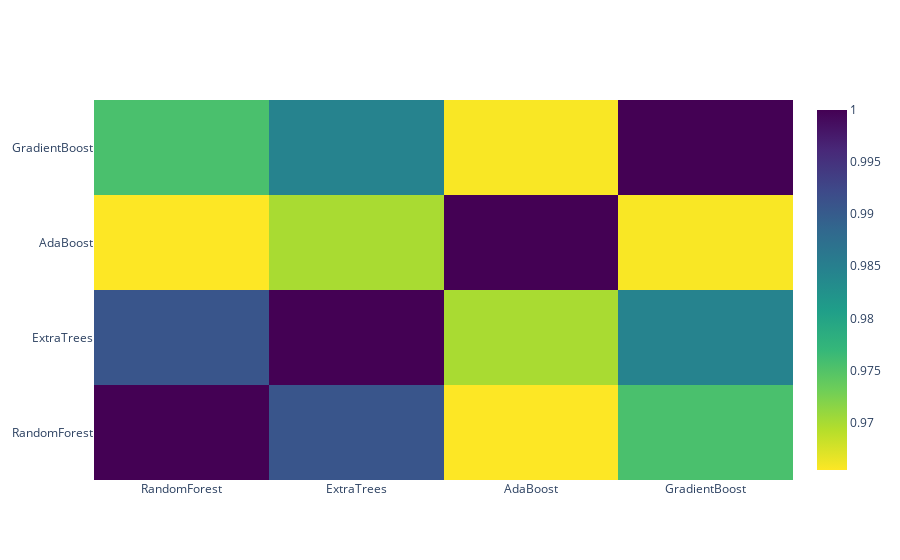

The notebook cell saved with this chart:
### Code cell
base_predictions_train = pd.DataFrame( {'RandomForest': rf_oof_train.ravel(),
     'ExtraTrees': et_oof_train.ravel(),
     'AdaBoost': ada_oof_train.ravel(),
      'GradientBoost': gb_oof_train.ravel()
    })
base_predictions_train.head()

data = [
    go.Heatmap(
        z= base_predictions_train.astype(float).corr().values ,
        x=base_predictions_train.columns.values,
        y= base_predictions_train.columns.values,
          colorscale='Viridis',
            showscale=True,
            reversescale = True
    )
]
py.iplot(data, filename='labelled-heatmap')

### Figure 1 — Plotly figure (JSON) as saved in the notebook; plotly's stock layout.template omitted (floating-point values rounded to 4 significant figures)
{"data": [{"colorscale": [[0, "#440154"], [0.1111, "#482878"], [0.2222, "#3e4989"], [0.3333, "#31688e"], [0.4444, "#26828e"], [0.5556, "#1f9e89"], [0.6667, "#35b779"], [0.7778, "#6ece58"], [0.8889, "#b5de2b"], [1, "#fde725"]], "reversescale": true, "showscale": true, "type": "heatmap", "x": ["RandomForest", "ExtraTrees", "AdaBoost", "GradientBoost"], "y": ["RandomForest", "ExtraTrees", "AdaBoost", "GradientBoost"], "z": [[1, 0.9908, 0.9654, 0.9755], [0.9908, 1, 0.9699, 0.9846], [0.9654, 0.9699, 1, 0.9656], [0.9755, 0.9846, 0.9656, 1]]}], "layout": {}}
